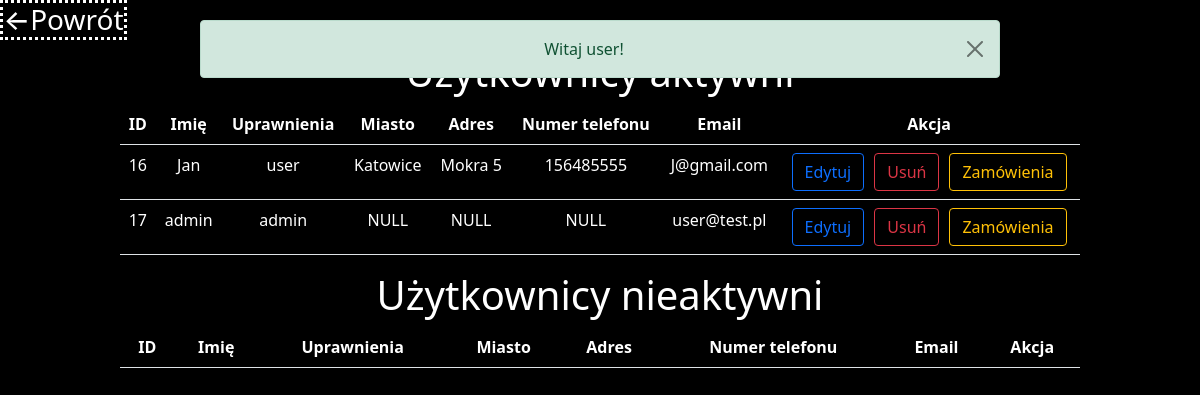
The page /users_list.php (signed in) on the database as committed earlier.
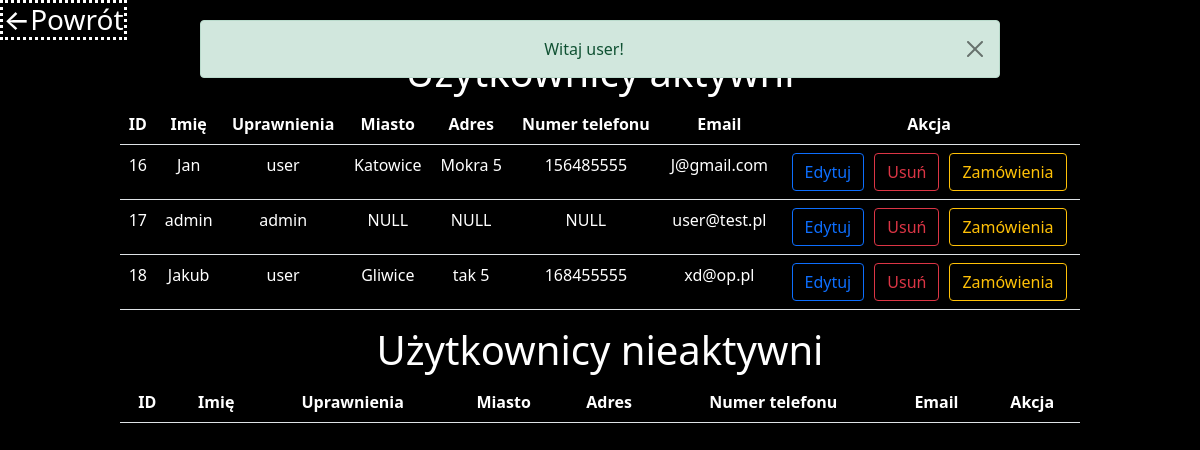
The same page on the database as committed later.
### tables this page shows
CREATE TABLE `users` (
  `id` int(11) NOT NULL,
  `name` varchar(20) DEFAULT NULL,
  `permission` enum('user','admin','employee') NOT NULL DEFAULT 'user',
  `city` varchar(40) DEFAULT NULL,
  `address` varchar(64) DEFAULT NULL,
  `phone` varchar(9) DEFAULT NULL,
  `isActive` tinyint(1) NOT NULL DEFAULT 1,
  `password` varchar(64) NOT NULL,
  `email` varchar(30) NOT NULL
);

### paths.php (called while the page is built, shortened)
<?php
$pUsersEdit           = "users_edit.php";
$pUsersDelete         = "users_delete.php";
$pUsersOrders         = "users_orders.php";

### users_list.php (the view, shortened to what this page needs)
<!DOCTYPE HTML>
<html>
<head>
  <link href="https://cdn.jsdelivr.net/npm/bootstrap@5.1.3/dist/css/bootstrap.min.css" rel="stylesheet">
</head>
<body>
</body>
</html>
<?php
require_once("paths.php");
$dbConnected = true;
if (isset($_SESSION['user_permission']) && $_SESSION['user_permission'] == "admin") {
  echo "<div class='absolute'>";
  if (isset($_SESSION['general_message'])) {
    echo $_SESSION['general_message'];
  }
  echo "</div>";
  if ($dbConnected) {
    try {
      $sth = $dbh->query("SELECT id, name, permission, city, address, phone, email FROM users WHERE isActive");
    } catch (Exception $e) {
      $_SESSION['general_message'] = ErrorMessageGenerator("Błąd podczas wykonywania zapytania do bazy danych");
      $_SESSION['general_message'] .= ErrorMessageGenerator($e);
    }
    echo "<a href='admin_panel.php' style='text-decoration: none; color: white;'><h3 style='border: 3px dotted white; width: 127px;text-align: center;'> ←Powrót</h3></a>";
    echo "<h1 style='text-align: center;'>Użytkownicy aktywni</h1>";
    echo '<table class="center table " style="width: 80%; margin-left:auto; margin-right:auto">
            <tr>
                <th>ID</th>
                <th>Imię</th>
                <th>Uprawnienia</th>
                <th>Miasto</th>
                <th>Adres</th>
                <th>Numer telefonu</th>
                <th>Email</th>
                <th>Akcja</th>
            </tr>';
    while ($row = $sth->fetch()) {
      if ($row['name'] == NULL) {
        $name = "NULL";
      } else {
        $name = $row['name'];
      }
      if ($row['city'] == NULL) {
        $city = "NULL";
      } else {
        $city = $row['city'];
      }
      if ($row['address'] == NULL) {
        $address = "NULL";
      } else {
        $address = $row['address'];
      }
      if ($row['phone'] == NULL) {
        $phone = "NULL";
      } else {
        $phone = $row['phone'];
      }
      echo "
            <tr>
                <td>{$row['id']}</td>
                <td>{$name}</td>
                <td>{$row['permission']}</td>
                <td>{$city}</td>
                <td>{$address}</td>
                <td>{$phone}</td>
                <td>{$row['email']}</td>
                <td class='center_form'>
                    <form method='post' action ='$pUsersEdit'>
                        <button name='edit' class='btn btn-outline-primary' type='submit' value='{$row['id']}'>Edytuj</button>
                    </form>
                    <form method='post' action='$pUsersDelete'>
                         <button name='delete' class='btn btn-outline-danger' type='submit' value='{$row['id']}'>Usuń</button>
                    </form>
                    <form method='post' action ='$pUsersOrders'>
                        <button name='ksiazki' class='btn btn-outline-warning' type='submit' value='{$row['id']}'>Zamówienia</button>
                    </form>
                </td>
            </tr>";
    }
    echo '</table>';
    echo "<h1 style='text-align: center;'>Użytkownicy nieaktywni</h1>";
    echo '<table class="center table" style="width: 80%; margin-left:auto; margin-right:auto">
            <tr>
                <th>ID</th>
                <th>Imię</th>
                <th>Uprawnienia</th>
                <th>Miasto</th>
                <th>Adres</th>
                <th>Numer telefonu</th>
                <th>Email</th>
                <th>Akcja</th>
            </tr>';
    echo '</table>';
  } else {
    header("Location: $pHome");
  }
} else {
  header("Location: $pHome");
}
?>

### users_list.php (style rules this page uses)
body { background-color: black !important; color: white !important; }
table tr td { color: white !important; }
.center { color: white !important; text-align: center; }
.center_form { display: flex; gap: 10px; justify-content: center; }
.absolute { width: 80%; max-width: 800px; position: absolute; margin-left: auto; margin-right: auto; margin-top: 20px; left: 0; right: 0; text-align: center; }

Rows that differ between the two databases and show on the page:
added users: id "18", name "Jakub", permission "user", city "Gliwice", address "tak 5", phone "168455555", email "xd@op.pl"
